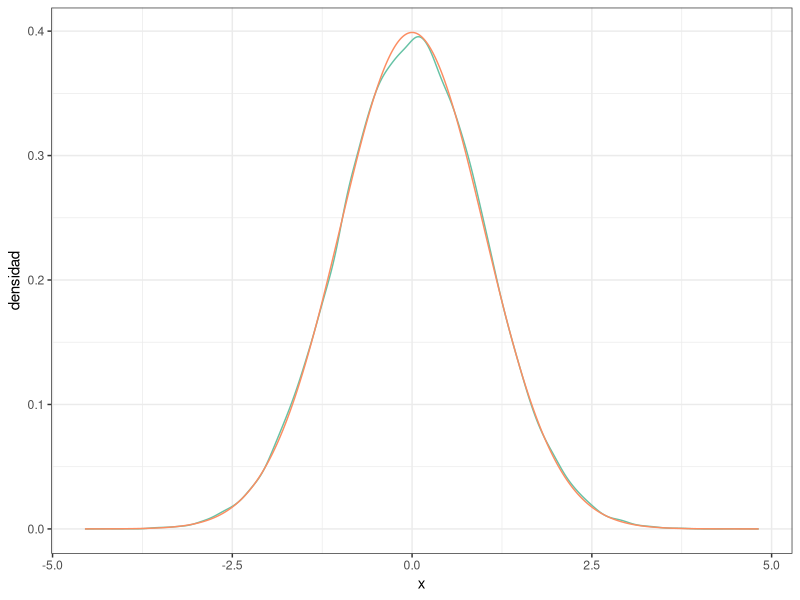

R code for this plot:
## ---- chunk 1
#| message: false

# Paquetes:
library(tidyverse)
library(RColorBrewer)


# Configuración de la salida gráfica:

PALETA <- brewer.pal(8, "Set2") # Colores por defecto
color_defecto  <- PALETA[1]
options(ggplot2.discrete.colour = PALETA)

theme_set(theme_bw()) # Tema "neutro" para la representación gráfica

# Redondea los números reales "inline":
options(digits = 3L)                
options(knitr.digits.signif = FALSE)
## ---- chunk 2
# Tiempo en s para leer un texto estándar en una prueba de lectura de las 2
#   clases de 1º de ESO en un colegio:
clase_1 <- tibble(
  id     = 1:27,
  tiempo = c(
    242, 249, 278, 273, 227, 257, 276, 236, 214, 141, 200, 201, 
    228, 271, 160, 275, 156, 246, 293, 306, 263, 247, 224, 160, 277, 
    168, 250
  )
)

clase_2 <- tibble(
  id     = 1:24,
  tiempo = c(
    195, 176, 237, 258, 226, 254, 292, 212, 215, 298, 235, 244, 
    144, 227, 166, 194, 261, 187, 224, 233, 180, 167, 193, 282
  )
)
## ---- chunk 3
MU_PREVIA     <- 247
SIGMA2_PREVIA <-  34^2
## ---- chunk 4
set.seed(20250318)
## ---- chunk 5
N_MC <- 50000L # Tamaño muestral para la simulación de la distribuión.

muestras_norm <- rnorm(N_MC) # Simulamos las muestras de la distribución

densidad_norm <- density(muestras_norm) # `density()` aplica el "suavizado"

# Convertimos la densidad en un "tibble" para manejarla más fácilmente 
densidad_normal <- tibble(
  x        = densidad_norm$x, # `x` == variable aleatoria
  densidad = densidad_norm$y
)

# Podemos representar la densidad gráficamente, junto con la curva normal:
densidad_normal |>
  mutate(dens_analitica = dnorm(x)) |>
  ggplot(aes(x, densidad)) +
  geom_line(color = color_defecto) +
  geom_line(aes(y = dens_analitica), color = PALETA[2])

# Obtenemos el valor de la moda:
estimador_map <- densidad_normal |> slice(which.max(densidad))
densidad_max  <- estimador_map |> pull(densidad)
moda          <- estimador_map |> pull(x)
